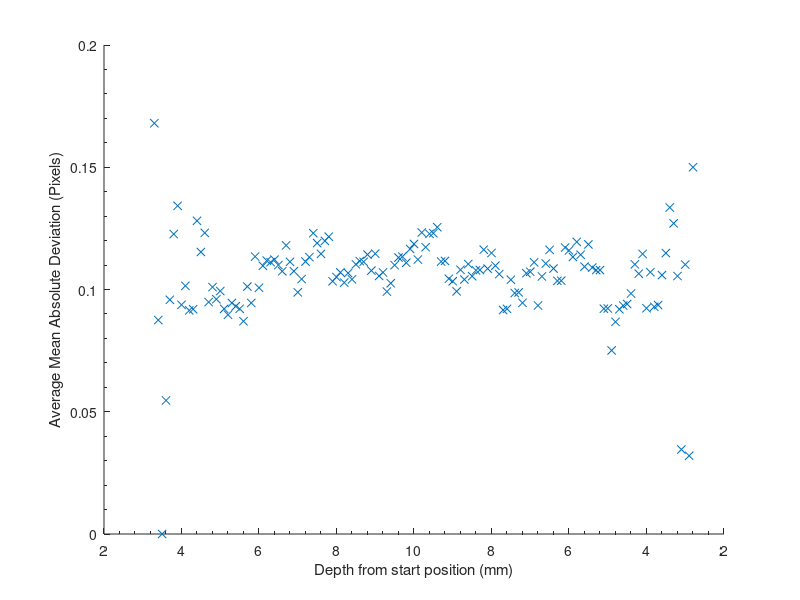
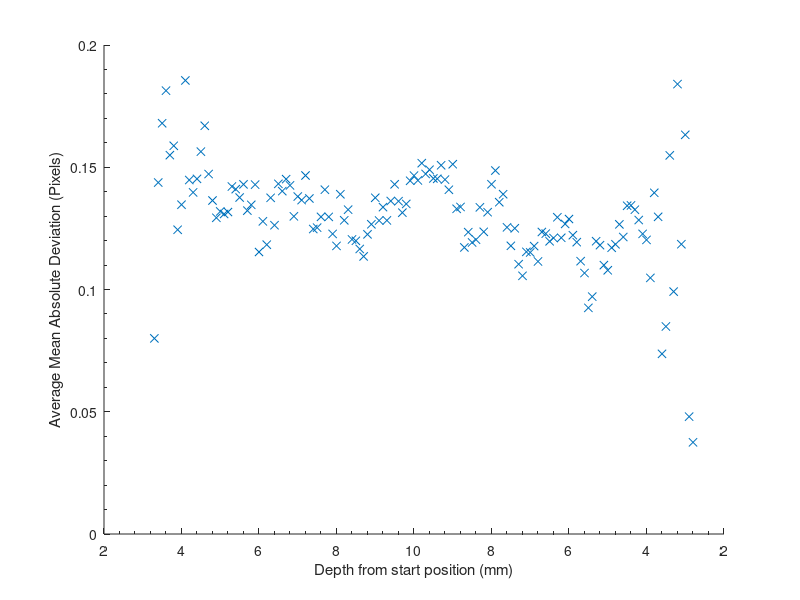

Here is the MATLAB script that generated these plots, in order:
close all
load('ZippedMADXYDepthName.mat')

fig1 = figure;
% Create axes
axes1 = axes('Parent',fig1,'YMinorTick','on','XMinorTick','on',...
    'XTickLabel',{'2','4','6','8','10','8','6','4','2'},...
    'XTick',[2 4 6 8 10 12 14 16 18]);
hold(axes1,'on');
% Create xlabel
xlabel('Depth from start position (mm)');
% Create ylabel
ylabel('Average Mean Absolute Deviation (Pixels)');
scatter(MaddeningX(:,2)/10,MaddeningX(:,1), 'xb')

fig2 = figure;
% Create axes
axes1 = axes('Parent',fig2,'YMinorTick','on','XMinorTick','on',...
    'XTickLabel',{'2','4','6','8','10','8','6','4','2'},...
    'XTick',[2 4 6 8 10 12 14 16 18]);
hold(axes1,'on');
% Create xlabel
xlabel('Depth from start position (mm)');
% Create ylabel
ylabel('Average Mean Absolute Deviation (Pixels)');
scatter(MaddeningY(:,2)/10,MaddeningY(:,1), 'xb')
